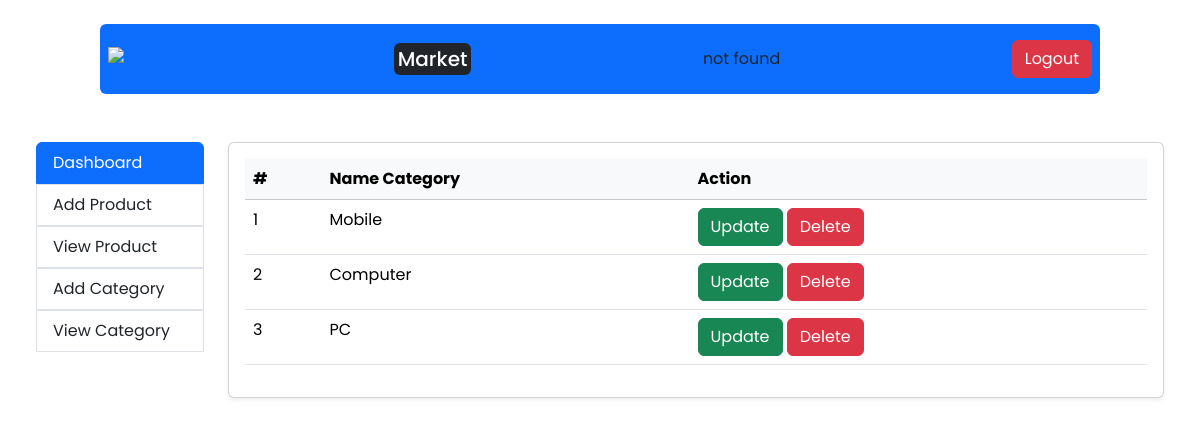
Screenshot of /admin/viewcategory.php with the database file from the repository.
### tables this page shows
CREATE TABLE `category` (
  `id` int(11) NOT NULL,
  `name` varchar(200) DEFAULT NULL
);

### admin/includes/category.php (called while the page is built, shortened)
<?php
class Category{
    public function getAllCategory(){
    return self::query_process("SELECT * FROM category");
    }
    public static function query_process($data)
    {
        global $obj;
        $query = $obj->query($data);
        $get_content_user = array();
        while ($rows = mysqli_fetch_array($query)) {
            $get_content_user[] = self::instance($rows);
        }
        return $get_content_user;
    }
    public static function instance($column)
    {
        $userClass = new self;
        foreach ($column as $property => $info) {
            $userClass->$property = $info;
        }
        return $userClass;
    }
}
$category = new Category();
?>

### admin/includes/config.php (called while the page is built, shortened)
<?php
class Connect
{
    public $db;
    public function connectDB()
    {
        $this->db = new mysqli("localhost", "root", "", "market_db");
    }
    public function query($query)
    {
        $query = $this->db->query($query);
        return $query;
    }
}
$obj = new Connect();
?>

### admin/viewcategory.php (the view, shortened to what this page needs)
<?php require("includes/nav.php"); ?>
<div class="container-fluid mt-5">
  <div class="row px-4"> <div class="col-md-2">
      <div class="list-group">
        <button type="button" class="list-group-item list-group-item-action active" aria-current="true">
    Dashboard
  </button>
  <a href="addproduct.php" class="text-decoration-none"><button type="button" class="list-group-item list-group-item-action">Add Product</button></a>
  <a href="viewproduct.php" class="text-decoration-none"><button type="button" class="list-group-item list-group-item-action">View Product</button></a>
  <a href="addcategory.php" class="text-decoration-none"><button type="button" class="list-group-item list-group-item-action">Add Category</button></a>
  <a href="viewcategory.php" class="text-decoration-none"><button type="button" class="list-group-item list-group-item-action">View Category</button></a>
      </div>
    </div>
    <div class="col-md-10">
      <div class="card shadow-sm">
        <div class="card-body">
          <table class="table table-hover">
            <thead class="table-light">
              <tr>
                <th scope="col">#</th>
                <th scope="col">Name Category</th>
                <th scope="col">Action</th>
              </tr>
            </thead>
            <tbody>
                <?php
    $all_category = $category->getAllCategory();
    foreach($all_category as $category){ ?>
                  <tr>
                  <td><?php echo $category->id ?></td>
                  <td><?php echo $category->name ?></td>
                  <td>
                    <button class="btn btn-success"><a href="update.php?id" class="text-white">Update</a></button>
                    <button class="btn btn-danger"><a class="text-decoration-none text-white" href="delete.php?id">Delete</a></button>
                  </td>
                  <?php } ?>
              </tr>
            </tbody>
          </table>
        </div>
      </div>
    </div>
  </div>
</div>
<?php require("includes/footer.php"); ?>

### admin/assets/style/style.css (style rules this page uses)
* { font-family: "Poppins", sans-serif; }
button a { text-decoration: none; }

### rows the page displays
category: id "1", name "Mobile"
category: id "2", name "Computer"
category: id "3", name "PC"
